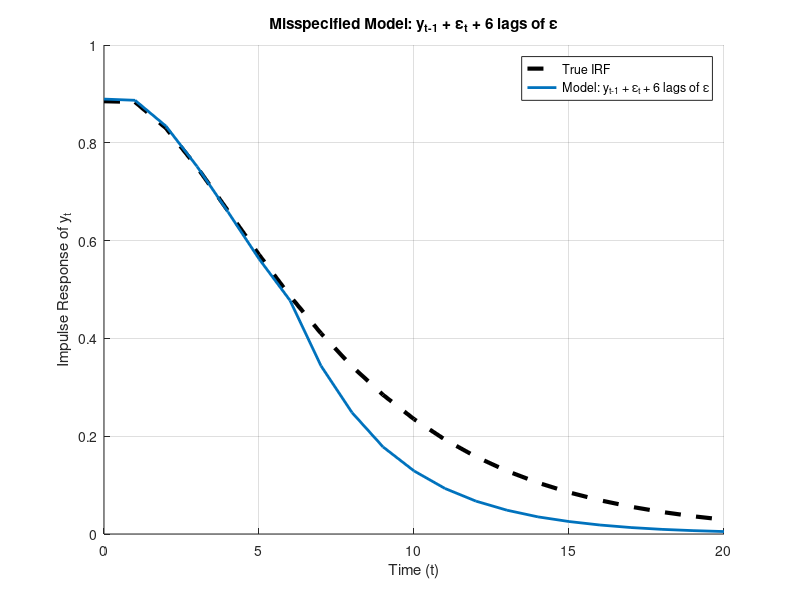

MATLAB code for this plot:
clear all

% Parameters from previous solutions
a = 0.701502; % 1.43991; 
b = 0.262662; % -1.70648; 
c = 0.885;
d = 0.115;
rho = 0.8;
T = 600; % I will burn the first 100
N_sim = 500;

rng(456,'twister');
%rng(123456,'twister');

% Standard deviations (set so that Var(ΔM) = Var(η))
sigma_eta = 0.007;
sigma_eps = 0.00066;

% Storage for impulse responses with ε_t and 6 lags of ε 
horizon = 21;
IRF_eps6 = zeros(horizon, N_sim);

for s = 1:N_sim
    % Generate shocks
    eta = sigma_eta * randn(T+7, 1);  % +7 for lag space
    % eta = zeros(T+6,1);
    eps = sigma_eps * randn(T+7, 1);

    % Simulate ΔM, y
    deltaM = zeros(T+7,1);
    y = zeros(T+7,1);
    for t = 2:T+7
        deltaM(t) = rho * deltaM(t-1) + eps(t);
        y(t) = a * y(t-1) + b * deltaM(t-1) + c * eps(t) + d * eta(t);
    end

    % Build regression dataset
    Y = y(108:end);
    Y_lag = y(107:end-1);
    E = eps(108:end);  % contemporaneous ε_t

    % ΔM_{t-1} to ΔM_{t-6}
    % deltaM_lags = zeros(T-100, 6);
    % for j = 1:6
    %     deltaM_lags(:, j) = deltaM(107-j:end-j);  % deltaM(t-j)
    % end

    % ε_t to ε_{t-6}
    E_lags = zeros(T-100, 7);
    for j = 0:6
        E_lags(:, j+1) = eps(108-j:end-j);  % eps(t-j)
    end


    % Stack regressor matrix
    X = [ones(T-100,1), Y_lag, E_lags];
    b_est = pinv(X)*Y;

    % Compute impulse response
    y_irf = zeros(horizon, 1);
    eps_irf = zeros(horizon, 1); eps_irf(1) = 1;%0.00066;
    %deltaM_irf = zeros(horizon,1); deltaM_irf(1) = eps_irf(1); % initial shock just contemporary
    y_irf(1) = b_est(1) + b_est(3)*eps_irf(1); % initial response: alpha + gamma*shock

    % for t = 2:horizon % get deltaM series given an initial contempraneous shock of 1 sd
    %     deltaM_irf(t) = rho * deltaM_irf(t-1) + eps_irf(t);
    % end

    for t = 2:horizon
        y_irf(t) = b_est(1) + b_est(2) * y_irf(t-1);  % lag of y and contemp monetary shock
        for j = 0:min(6, t-1)
            y_irf(t) = y_irf(t) + b_est(3+j) * eps_irf(t-j);
        end
    end
    IRF_eps6(:, s) = y_irf;
end

% Median IRF
median_dM6 = median(IRF_eps6, 2);

% --- Compute true impulse response ---
true_irf = zeros(horizon,1);
deltaM = zeros(horizon,1);
eps_irf = zeros(horizon,1); eps_irf(1) = 1;%0.00066;

for t = 1:horizon
    if t == 1
        deltaM(t) = eps_irf(t);
        true_irf(t) = c * eps_irf(t);
    else
        deltaM(t) = rho * deltaM(t-1) + eps_irf(t);
        true_irf(t) = a * true_irf(t-1) + b * deltaM(t-1) + c * eps_irf(t);
    end
end

% Plot comparison
figure; hold on;
plot(0:horizon-1, true_irf, 'k--', 'LineWidth', 3);
plot(0:horizon-1, median_dM6, '-', 'LineWidth', 2);
legend('True IRF', 'Model: y_{t-1} + ε_t + 6 lags of ε', 'Location', 'NorthEast');
xlabel('Time (t)');
ylabel('Impulse Response of y_t');
title('Misspecified Model: y_{t-1} + ε_t + 6 lags of ε');
grid on;

% Save figure
saveas(gcf, 'out/4_IRF_eps6_y.png');
